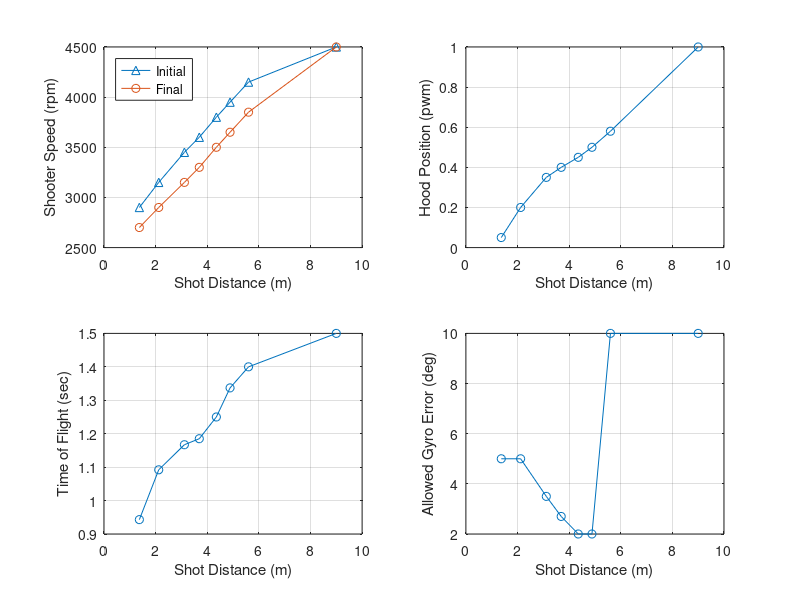

Source code (MATLAB):
%% Output Overrides
TEST_Output_Override_Flag = 0;
TEST_Transfer_Motor_DC_OV = 0;
TEST_Feeder_Motor_DC_OV = 0;
TEST_Shooter_Motor_DC_Left_OV = 0;
TEST_Shooter_Motor_DC_Center_OV = 0;
TEST_Shooter_Motor_DC_Right_OV = 0;
TEST_Desired_Hood_Enable_OV = 0;
TEST_Desired_Hood_Pos_OV = 0.05;
TEST_Intake_Arm_Motor_DC_OV = 0;
TEST_Intake_Roller_Motor_DC_OV = 0;

%% Field Element Position Data
Field_BlueAllianceZoneX = 182.11*0.0254;             % Meters
Field_RedAllianceZoneX  = (651.22-182.11)*0.0254;    % Meters
Field_Blue_Hub_X        = 182.11*0.0254;             % Meters
Field_Hub_Y             = 158.84*0.0254;             % Meters
Field_Red_Hub_X         = (651.22-182.11)*0.0254;    % Meters
Field_Pass_Y_Top        = (317.69-(96))*0.0254;
Field_Pass_Y_Bottom     = (96)*0.0254;
Field_Blue_Pass_X       = (156.61/2)*0.0254;
Field_Red_Pass_X        = (651.22-((156.61/2)))*0.0254;

%% Shooting Control Data
% Targets
Rebuilt_Transfer_Minimum_Factor = 0.8;
Rebuilt_Target_Transfer_Speed = 4000;   % rpm
Rebuilt_Negative_Feeder_Speed = -3000;  % this was -1000 with a 1:1 gear ratio
Rebuilt_Target_Feeder_Speed = 3*Rebuilt_Target_Transfer_Speed*0.84;  % rpm
% The 3 factor is for the 3:1 gear box.
% The 0.84 factor sets feeder belt linear speed to match transfer wheel surface linear speed
% Assumes 4 inch diameter transfer wheels and 24 tooth pulleys driving the belts

Rebuilt_Shot_Init_Time = 0.4; % Seconds

% Condition Checks
Rebuilt_Shoot_Robot_Velocity_Max = 1.7;   % meter/second
Rebuilt_Shoot_Motor_Max_Error = 100;    % rpm
Rebuilt_Shoot_Hood_Pos_Max_Error = 0.03;    % pwm position
Feeder_Max_Pulsetime = 1000; % seconds

% Check if Hub is Active for Scoring
Rebuilt_Match_Time_TeleOp = 160-20;
Rebuilt_Match_Time_Transition  = 10; 
Rebuilt_Match_Time_Shift_1  = 35; 
Rebuilt_Match_Time_Shift_2  = 60; 
Rebuilt_Match_Time_Shift_3  = 85;
Rebuilt_Match_Time_Shift_4  = 110;
Rebuilt_Match_Time_Auto_Timer  = 30;
Rebuilt_Match_Time_Shift_Timer  = 25;
Rebuilt_Match_Time_End_Game_Timer = 30; 
Rebuilt_Match_Time_Shoot_Early = 3;

% Iteration error target threshold
Rebuilt_Shoot_Target_Error_Thresh = 0.1;    % Meters

Rebuilt_Des_Gyro_Shoot_Offset = 0;  % Degrees

% Distance (m)
Rebuilt_Shoot_Dist_0 = 1.370;
Rebuilt_Shoot_Dist_1 = 2.120;
Rebuilt_Shoot_Dist_2 = 3.115;
Rebuilt_Shoot_Dist_3 = 3.692;
Rebuilt_Shoot_Dist_4 = 4.353;
Rebuilt_Shoot_Dist_5 = 4.884;
Rebuilt_Shoot_Dist_6 = 5.6;
Rebuilt_Shoot_Dist_7 = 9.0;;

% Desired_Shooter_Motor_Speed Init (rpm)
Rebuilt_Shoot_Shooter_Spd_I_0 = 2900;
Rebuilt_Shoot_Shooter_Spd_I_1 = 3150;
Rebuilt_Shoot_Shooter_Spd_I_2 = 3450;
Rebuilt_Shoot_Shooter_Spd_I_3 = 3600;
Rebuilt_Shoot_Shooter_Spd_I_4 = 3800;  %3850
Rebuilt_Shoot_Shooter_Spd_I_5 = 3950;
Rebuilt_Shoot_Shooter_Spd_I_6 = 4150;
Rebuilt_Shoot_Shooter_Spd_I_7 = 4500;

% Desired_Shooter_Motor_Speed (rpm)
Rebuilt_Shoot_Shooter_Spd_0 = 2700;
Rebuilt_Shoot_Shooter_Spd_1 = 2900;
Rebuilt_Shoot_Shooter_Spd_2 = 3150;
Rebuilt_Shoot_Shooter_Spd_3 = 3300;
Rebuilt_Shoot_Shooter_Spd_4 = 3500;  %3525
Rebuilt_Shoot_Shooter_Spd_5 = 3650;
Rebuilt_Shoot_Shooter_Spd_6 = 3850;
Rebuilt_Shoot_Shooter_Spd_7 = 4500;

% Desired Hood Position (pwm)
Rebuilt_Shoot_Hood_Pos_0 = 0.05;
Rebuilt_Shoot_Hood_Pos_1 = 0.20;
Rebuilt_Shoot_Hood_Pos_2 = 0.35;
Rebuilt_Shoot_Hood_Pos_3 = 0.4;
Rebuilt_Shoot_Hood_Pos_4 = 0.45;
Rebuilt_Shoot_Hood_Pos_5 = 0.5;
Rebuilt_Shoot_Hood_Pos_6 = 0.58;
Rebuilt_Shoot_Hood_Pos_7 = 1;

% Time of Flight (sec)
Rebuilt_Shoot_TOF_0 = 0.943;
Rebuilt_Shoot_TOF_1 = 1.092;
Rebuilt_Shoot_TOF_2 = 1.167;
Rebuilt_Shoot_TOF_3 = 1.185;
Rebuilt_Shoot_TOF_4 = 1.250;
Rebuilt_Shoot_TOF_5 = 1.337;
Rebuilt_Shoot_TOF_6 = 1.4;
Rebuilt_Shoot_TOF_7 = 1.5;

% Allowed Gyro Error (degrees ... convert to radians in model)
Rebuilt_Shoot_Gyro_Err_0 = 5;
Rebuilt_Shoot_Gyro_Err_1 = 5;
Rebuilt_Shoot_Gyro_Err_2 = 3.5;
Rebuilt_Shoot_Gyro_Err_3 = 2.7;
Rebuilt_Shoot_Gyro_Err_4 = 2;
Rebuilt_Shoot_Gyro_Err_5 = 2;
Rebuilt_Shoot_Gyro_Err_6 = 10;
Rebuilt_Shoot_Gyro_Err_7 = 10;

% PLOT TABLES
    plot_dist     = [Rebuilt_Shoot_Dist_0 Rebuilt_Shoot_Dist_1 Rebuilt_Shoot_Dist_2 Rebuilt_Shoot_Dist_3 Rebuilt_Shoot_Dist_4 Rebuilt_Shoot_Dist_5 Rebuilt_Shoot_Dist_6 Rebuilt_Shoot_Dist_7];
    plot_shooter_i= [Rebuilt_Shoot_Shooter_Spd_I_0 Rebuilt_Shoot_Shooter_Spd_I_1 Rebuilt_Shoot_Shooter_Spd_I_2 Rebuilt_Shoot_Shooter_Spd_I_3 Rebuilt_Shoot_Shooter_Spd_I_4 Rebuilt_Shoot_Shooter_Spd_I_5 Rebuilt_Shoot_Shooter_Spd_I_6 Rebuilt_Shoot_Shooter_Spd_I_7];
    plot_shooter  = [Rebuilt_Shoot_Shooter_Spd_0 Rebuilt_Shoot_Shooter_Spd_1 Rebuilt_Shoot_Shooter_Spd_2 Rebuilt_Shoot_Shooter_Spd_3 Rebuilt_Shoot_Shooter_Spd_4 Rebuilt_Shoot_Shooter_Spd_5 Rebuilt_Shoot_Shooter_Spd_6 Rebuilt_Shoot_Shooter_Spd_7];
    plot_hood     = [Rebuilt_Shoot_Hood_Pos_0 Rebuilt_Shoot_Hood_Pos_1 Rebuilt_Shoot_Hood_Pos_2 Rebuilt_Shoot_Hood_Pos_3 Rebuilt_Shoot_Hood_Pos_4 Rebuilt_Shoot_Hood_Pos_5 Rebuilt_Shoot_Hood_Pos_6 Rebuilt_Shoot_Hood_Pos_7];
    plot_tof      = [Rebuilt_Shoot_TOF_0 Rebuilt_Shoot_TOF_1 Rebuilt_Shoot_TOF_2 Rebuilt_Shoot_TOF_3 Rebuilt_Shoot_TOF_4 Rebuilt_Shoot_TOF_5 Rebuilt_Shoot_TOF_6 Rebuilt_Shoot_TOF_7];
    plot_gyro_err = [Rebuilt_Shoot_Gyro_Err_0 Rebuilt_Shoot_Gyro_Err_1 Rebuilt_Shoot_Gyro_Err_2 Rebuilt_Shoot_Gyro_Err_3 Rebuilt_Shoot_Gyro_Err_4 Rebuilt_Shoot_Gyro_Err_5 Rebuilt_Shoot_Gyro_Err_6 Rebuilt_Shoot_Gyro_Err_7];
    
    figure(1)
    subplot(2,2,1), hold off
    plot(plot_dist,plot_shooter_i,'-^')
    hold on
    plot(plot_dist,plot_shooter,'-o')
    xlabel('Shot Distance (m)')
    ylabel('Shooter Speed (rpm)')
    grid on
    legend('Initial','Final','Location','northwest')
    
    subplot(2,2,2)
    plot(plot_dist,plot_hood,'-o')
    xlabel('Shot Distance (m)')
    ylabel('Hood Position (pwm)')
    grid on
    
    subplot(2,2,3)
    plot(plot_dist,plot_tof,'-o')
    xlabel('Shot Distance (m)')
    ylabel('Time of Flight (sec)')
    grid on
    
    subplot(2,2,4)
    plot(plot_dist,plot_gyro_err,'-o')
    xlabel('Shot Distance (m)')
    ylabel('Allowed Gyro Error (deg)')
    grid on
    
    % need to clear from workspace so not included in code generation
    clear plot_dist plot_shooter plot_hood plot_tof plot_gyro_err

% Control Parameters to Calculate Duty Cycle
Rebuilt_Feeder_Motor_Gain_FF = 1/6048;

Rebuilt_Transfer_Motor_Gain_FF = 1/7854;
Rebuilt_Transfer_Motor_Gain_P = 0.0001;
Rebuilt_Transfer_Motor_Gain_I = 0.001*0.02;
Rebuilt_Transfer_Error_Integral_Enable = 300;

Rebuilt_Shooter_Motor_Gain_FF = 1/6048;
Rebuilt_Shooter_Motor_Gain_P = 0.001;
Rebuilt_Shooter_Motor_Gain_I = 0.001*0.02;
Rebuilt_Shooter_Error_Integral_Enable = 300;

% Hood Position Servo Properties
Rebuilt_Hood_Servo_Pos_Min = 0.05;
Rebuilt_Hood_Servo_Pos_Max = 1;
Rebuilt_Hood_Servo_Rate_Limit_Inc = 32/50*0.02;   % no load 32 mm/sec, total stroke 50 mm
Rebuilt_Hood_Servo_Rate_Limit_Dec = -Rebuilt_Hood_Servo_Rate_Limit_Inc;

%% Intake
Rebuilt_Intake_Des_Angle_In = -40;
Rebuilt_Intake_Meas_In_Disable = -20;   % disable motor when angle is less than this value and the desired anle is the in angle
Rebuilt_Intake_Meas_Out_Disable = 80;   % disable motor when angle is more than this value and the desired anle is the out angle
Rebuilt_Intake_Des_Angle_Out = 90;

Rebuilt_Intake_Cycle_Angle_In = -10;
Rebuilt_Intake_Cycle_Angle_Out = 10;

Rebuilt_Intake_RL_Inc =  3;
Rebuilt_Intake_RL_Dec = -3;

Rebuilt_Intake_Arm_Gain_P = 0.008;
Rebuilt_Intake_Arm_Gain_D = 0;

Rebuilt_Roller_Desired_Speed = 4500;
Rebuilt_Roller_Motor_Gain_FF = 1/6048;
Rebuilt_Roller_Motor_Gain_P = 0.0001;
Rebuilt_Roller_Motor_Gain_I = 0.001*0.02;
Rebuilt_Roller_Error_Integral_Enable = 300;
